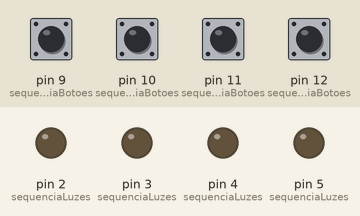
This sketch was run on a simulated Arduino Uno, built with avr-gcc and run on an emulated ATmega328P. Parts: output pins drawn as LEDs (lit = HIGH). Inputs (shaded band) come from the test bench; at power-on: pin 9 (sequenciaBotoes), pin 10 (sequenciaBotoes), pin 11 (sequenciaBotoes), pin 12 (sequenciaBotoes) HIGH.

Above: at 1.2 s.
1.3 s: pin 9 (sequenciaBotoes) pulled LOW for 1 s
At 1.7 s:
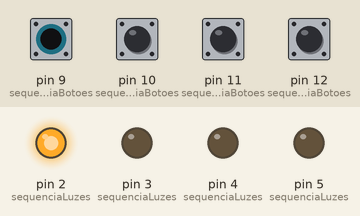
3.8 s: pin 10 (sequenciaBotoes) pulled LOW for 0.15 s
At 4.2 s:
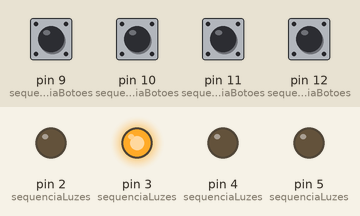
5.8 s: pin 11 (sequenciaBotoes) pulled LOW for 0.15 s
At 6.2 s:
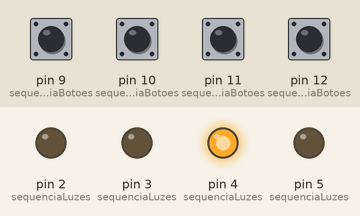
7.8 s: pin 12 (sequenciaBotoes) pulled LOW for 0.15 s
At 8.2 s:
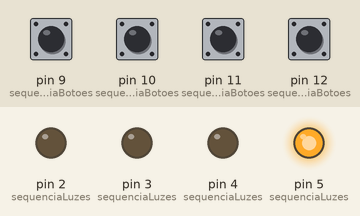
Timing chart, 0 to 10.8 s (numbered marks = the images above; inputs shaded):
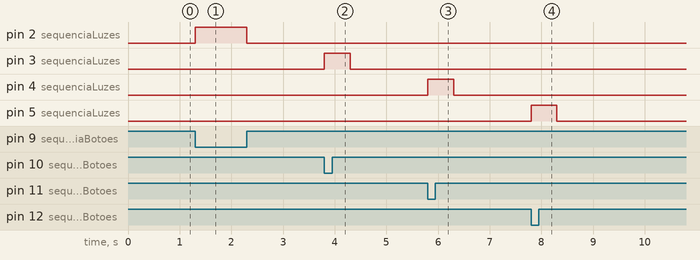

The sketch:

push_button.ino
```cpp
#define LED_VERDE 5
#define LED_VERMELHO 4
#define LED_AMARELO 3
#define LED_BRANCO 2

#define BTN_ON_VERDE 12
#define BTN_ON_VERMELHO 11
#define BTN_ON_AMARELO 10
#define BTN_ON_BRANCO 9

#define MEIO_SEGUNDO 500

int sequenciaLuzes[] = {LED_VERDE, LED_VERMELHO, LED_AMARELO, LED_BRANCO};
int sequenciaBotoes[] = {BTN_ON_VERDE, BTN_ON_VERMELHO, BTN_ON_AMARELO, BTN_ON_BRANCO};
int total = 10;

void setup() {
  Serial.begin(9600);
  inicializaLED();
  inicializaBTNS();
}

void loop(){
  leituraBTN();
}

void leituraBTN() {
 int estadoBotao;
 for(int i=0;i<4;i++) {
  estadoBotao = digitalRead(sequenciaBotoes[i]);
  if(estadoBotao  == 0) {
    digitalWrite(sequenciaLuzes[i],HIGH);
    delay(MEIO_SEGUNDO);
    digitalWrite(sequenciaLuzes[i],LOW);
  }
 }
}

void inicializaLED() {
 for(int i=0;i<4;i++) {
  pinMode(sequenciaLuzes[i],OUTPUT);
 }
}

void inicializaBTNS() {
 for(int i=0;i<4;i++) {
  pinMode(sequenciaBotoes[i],INPUT_PULLUP);
 }
}
```

Measured:
- after the input at 1.3 s, pin 2 (sequenciaLuzes): LOW → HIGH at once, → LOW 1.0 s later
- after the input at 3.8 s, pin 3 (sequenciaLuzes): LOW → HIGH at once, → LOW 0.50 s later
- after the input at 5.8 s, pin 4 (sequenciaLuzes): LOW → HIGH at once, → LOW 0.50 s later
- after the input at 7.8 s, pin 5 (sequenciaLuzes): LOW → HIGH at once, → LOW 0.50 s later
